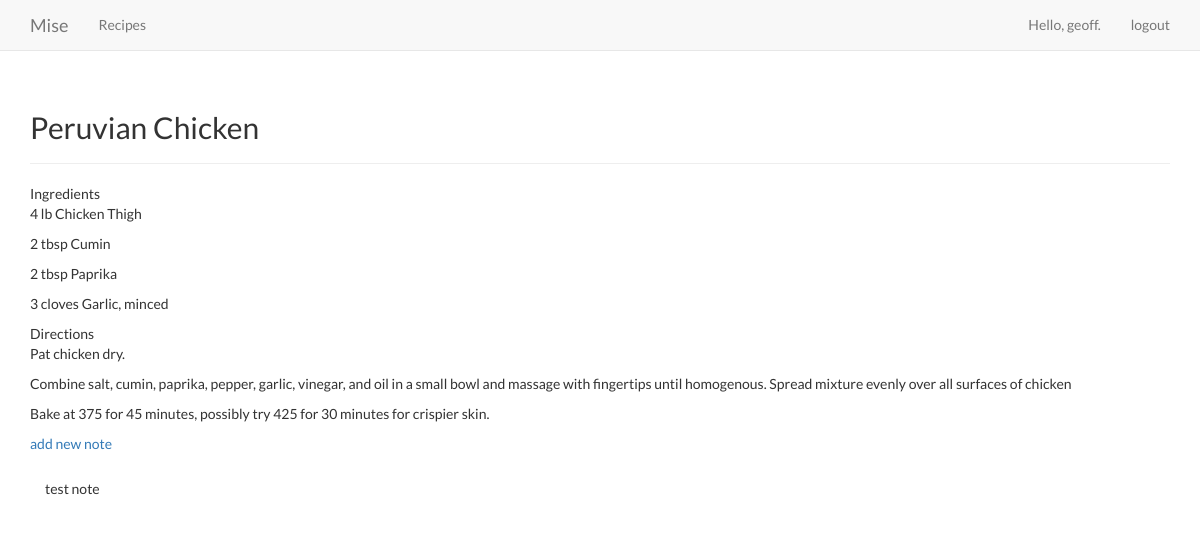
Page /recipes/4/ (signed in) on the earlier database version.
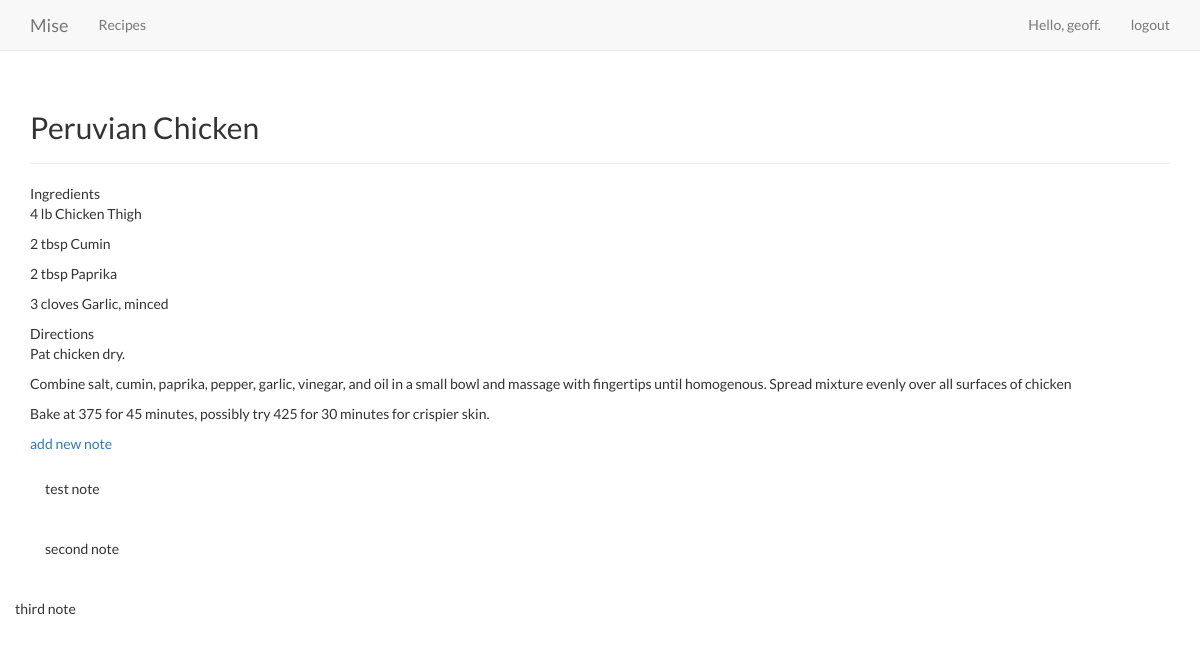
Same page on the later database version.
### cookbook/models.py (models this page shows, shortened)
class Recipe(models.Model):
    text = models.CharField(max_length=200)
    date_added = models.DateTimeField(auto_now_add=True)
    owner = models.ForeignKey(User, models.CASCADE)
    def __str__(self):
        return self.text

class Ingredient(models.Model):
    recipe = models.ForeignKey(Recipe, models.CASCADE)
    text = models.TextField()
    date_added = models.DateTimeField(auto_now_add=True)

class Step(models.Model):
    recipe = models.ForeignKey(Recipe, models.CASCADE)
    text = models.TextField()
    date_added = models.DateTimeField(auto_now_add=True)

class Note(models.Model):
    recipe = models.ForeignKey(Recipe, models.CASCADE)
    text = models.TextField()
    date_added = models.DateTimeField(auto_now_add=True)

### cookbook/views.py (the view)
# urls.py: url(r'^recipes/(?P<recipe_id>\d+)/$', views.recipe, name='recipe'),
@login_required
def recipe(request, recipe_id):
    recipe = get_object_or_404(Recipe, id=recipe_id)
    check_recipe_owner(recipe, request)
    notes = recipe.note_set.all()
    ingredients = recipe.ingredient_set.order_by('-date_added')
    steps = recipe.step_set.order_by('-date_added')
    context = {
        'recipe': recipe,
        'notes': notes,
        'ingredients': ingredients,
        'steps': steps
    }
    return render(request, 'cookbook/recipe.html', context)

### cookbook/views.py (called while the page is built)
def check_recipe_owner(recipe, request):
    if recipe.owner != request.user:
        raise Http404

### cookbook/templates/cookbook/recipe.html (shortened to what this page needs)
{% extends 'cookbook/base.html' %}
{% load static %}
{% block header %}
  <link rel="stylesheet" type="text/css" href="{% static 'cookbook/css/recipe_style.css' %}" />
  <h2>{{ recipe }}</h2>
{% endblock header %}
{% block content %}
<div class="section-name">
    Ingredients
</div>
  {% for ingredient in ingredients %}
    <div id="ingredient">
      {{ ingredient.text|linebreaks }}
    </div>
  {% endfor %}
  <div class="section-name">
    Directions
  </div>
  {% for step in steps %}
  <div id="step">
    {{ step.text|linebreaks }}
  </div>
  {% endfor %}
  <p>
    <a href="{% url 'cookbook:new_note' recipe.id %}">add new note</a>
  </p>
  {% for note in notes %}
      <div class="panel-body">
        {{ note.text|linebreaks }}
      </div>
    </div>
  {% empty %}
      There are no entries for this post yet.
  {% endfor %}
{% endblock content %}

### cookbook/templates/cookbook/base.html (shortened to what this page needs)
{% load bootstrap3 %}
<!DOCTYPE html>
<html lang="en">
  <head>
    {% bootstrap_css %}
  </head>
  <body>
      <nav class="navbar navbar-default navbar-static-top">
        <div class="container">
          <div class="navbar-header">
          <a class="navbar-brand" href="{% url 'cookbook:index' %}">
            Mise
          </a>
          </div>
          <div id="navbar" class="navbar-collapse collapse">
            <ul class="nav navbar-nav">
              <li><a href="{% url 'cookbook:recipes' %}">Recipes</a></li>
            </ul>
            <ul class="nav navbar-nav navbar-right">
              {% if user.is_authenticated %}
                <li><a>Hello, {{ user.username }}.</a></li>
                <li><a href="{% url 'users:logout' %}">logout</a></li>
              {% else %}
                <li><a href="{% url 'users:register' %}">register</a></li>
                <li><a href="{% url 'users:login' %}">log in</a></li>
              {% endif %}
            </ul>
          </div>
        </div>
      </nav>
      <div class="container">
        <div class="page-header">
          {% block header %}
          {% endblock header %}
        </div>
        <div>
          {% block content %}
          {% endblock content %}
        </div>
  </body>

### cookbook/static/cookbook/css/recipe_style.css (style rules this page uses)
body { font-family: 'Lato', sans-serif; }
.section-name { font-size: 50; }

Differences in the rows shown:
added Note: text "second note"
added Note: text "third note"
